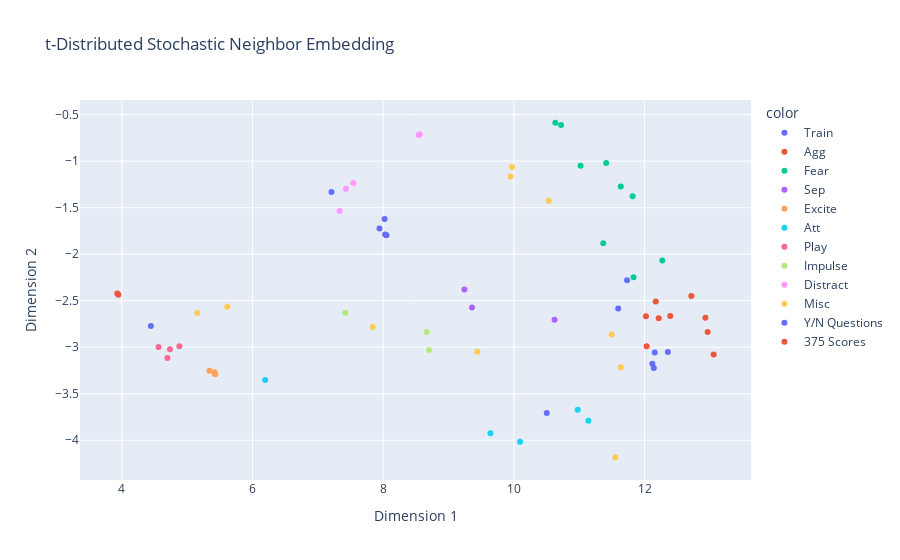

Notebook source saved alongside this figure:
### Code cell
px.scatter(x = tsne_X,
           y = tsne_Y,
           color = header_counts1,
           hover_name = list(master_imp_T.index),
           title = "t-Distributed Stochastic Neighbor Embedding",
           labels = {"x": "Dimension 1", "y": "Dimension 2"})

### Figure 1 — Plotly figure (JSON) as saved in the notebook; plotly's stock layout.template omitted (floating-point values rounded to 4 significant figures)
{"data": [{"hovertemplate": "<b>%{hovertext}</b><br><br>color=Train<br>Dimension 1=%{x}<br>Dimension 2=%{y}<extra></extra>", "hovertext": ["Train01", "Train02", "Train03", "Traino4", "Train05", "Train06"], "legendgroup": "Train", "marker": {"color": "#636efa", "symbol": "circle"}, "mode": "markers", "name": "Train", "orientation": "v", "showlegend": true, "type": "scatter", "x": [8.05, 8.03, 7.944, 8.022, 7.208, 4.444], "xaxis": "x", "y": [-1.796, -1.787, -1.723, -1.622, -1.331, -2.771], "yaxis": "y"}, {"hovertemplate": "<b>%{hovertext}</b><br><br>color=Agg<br>Dimension 1=%{x}<br>Dimension 2=%{y}<extra></extra>", "hovertext": ["Agg07", "Agg08", "Agg09", "Agg12", "Agg13", "Agg14", "Agg15", "Agg16", "Agg17"], "legendgroup": "Agg", "marker": {"color": "#EF553B", "symbol": "circle"}, "mode": "markers", "name": "Agg", "orientation": "v", "showlegend": true, "type": "scatter", "x": [12.17, 12.22, 12.03, 12.39, 12.02, 12.97, 13.06, 12.93, 12.72], "xaxis": "x", "y": [-2.509, -2.688, -2.99, -2.665, -2.666, -2.836, -3.079, -2.684, -2.448], "yaxis": "y"}, {"hovertemplate": "<b>%{hovertext}</b><br><br>color=Fear<br>Dimension 1=%{x}<br>Dimension 2=%{y}<extra></extra>", "hovertext": ["Fear18", "Fear19", "Fear21", "Fear22", "Fear23", "Fear24", "Fear25", "Fear26", "Fear27"], "legendgroup": "Fear", "marker": {"color": "#00cc96", "symbol": "circle"}, "mode": "markers", "name": "Fear", "orientation": "v", "showlegend": true, "type": "scatter", "x": [11.41, 10.72, 11.64, 11.02, 11.82, 12.27, 10.64, 11.37, 11.83], "xaxis": "x", "y": [-1.02, -0.6125, -1.273, -1.05, -1.378, -2.067, -0.5872, -1.882, -2.249], "yaxis": "y"}, {"hovertemplate": "<b>%{hovertext}</b><br><br>color=Sep<br>Dimension 1=%{x}<br>Dimension 2=%{y}<extra></extra>", "hovertext": ["Sep29", "Sep30", "Sep31"], "legendgroup": "Sep", "marker": {"color": "#ab63fa", "symbol": "circle"}, "mode": "markers", "name": "Sep", "orientation": "v", "showlegend": true, "type": "scatter", "x": [9.244, 9.36, 10.62], "xaxis": "x", "y": [-2.38, -2.573, -2.704], "yaxis": "y"}, {"hovertemplate": "<b>%{hovertext}</b><br><br>color=Excite<br>Dimension 1=%{x}<br>Dimension 2=%{y}<extra></extra>", "hovertext": ["Excite32", "Excite33", "Excite34", "Excite35"], "legendgroup": "Excite", "marker": {"color": "#FFA15A", "symbol": "circle"}, "mode": "markers", "name": "Excite", "orientation": "v", "showlegend": true, "type": "scatter", "x": [5.421, 5.432, 5.416, 5.341], "xaxis": "x", "y": [-3.288, -3.288, -3.269, -3.252], "yaxis": "y"}, {"hovertemplate": "<b>%{hovertext}</b><br><br>color=Att<br>Dimension 1=%{x}<br>Dimension 2=%{y}<extra></extra>", "hovertext": ["Att36", "Att37", "Att38", "Att39", "Att40"], "legendgroup": "Att", "marker": {"color": "#19d3f3", "symbol": "circle"}, "mode": "markers", "name": "Att", "orientation": "v", "showlegend": true, "type": "scatter", "x": [6.193, 10.09, 9.642, 10.98, 11.14], "xaxis": "x", "y": [-3.353, -4.016, -3.925, -3.672, -3.79], "yaxis": "y"}, {"hovertemplate": "<b>%{hovertext}</b><br><br>color=Play<br>Dimension 1=%{x}<br>Dimension 2=%{y}<extra></extra>", "hovertext": ["Play41", "Play42", "Play43", "Play44"], "legendgroup": "Play", "marker": {"color": "#FF6692", "symbol": "circle"}, "mode": "markers", "name": "Play", "orientation": "v", "showlegend": true, "type": "scatter", "x": [4.88, 4.697, 4.736, 4.561], "xaxis": "x", "y": [-2.991, -3.117, -3.023, -2.996], "yaxis": "y"}, {"hovertemplate": "<b>%{hovertext}</b><br><br>color=Impulse<br>Dimension 1=%{x}<br>Dimension 2=%{y}<extra></extra>", "hovertext": ["Impulse45", "Impulse46", "Impulse47"], "legendgroup": "Impulse", "marker": {"color": "#B6E880", "symbol": "circle"}, "mode": "markers", "name": "Impulse", "orientation": "v", "showlegend": true, "type": "scatter", "x": [7.419, 8.702, 8.666], "xaxis": "x", "y": [-2.629, -3.031, -2.837], "yaxis": "y"}, {"hovertemplate": "<b>%{hovertext}</b><br><br>color=Distract<br>Dimension 1=%{x}<br>Dimension 2=%{y}<extra></extra>", "hovertext": ["Distract48", "Distract49", "Distract50", "Distract51", "Distract52"], "legendgroup": "Distract", "marker": {"color": "#FF97FF", "symbol": "circle"}, "mode": "markers", "name": "Distract", "orientation": "v", "showlegend": true, "type": "scatter", "x": [7.333, 7.429, 7.544, 8.56, 8.544], "xaxis": "x", "y": [-1.535, -1.296, -1.234, -0.7115, -0.7176], "yaxis": "y"}, {"hovertemplate": "<b>%{hovertext}</b><br><br>color=Misc<br>Dimension 1=%{x}<br>Dimension 2=%{y}<extra></extra>", "hovertext": ["Misc-Basophob", "Misc-Basophob.1", "Misc-Basophob.2", "Misc-Marking61", "Misc-Hyper62", "Misc-Energy63", "Misc-Energy64", "Misc-ChaseTail65", "Misc-ChaseLights66", "Misc-Bark67"], "legendgroup": "Misc", "marker": {"color": "#FECB52", "symbol": "circle"}, "mode": "markers", "name": "Misc", "orientation": "v", "showlegend": true, "type": "scatter", "x": [9.971, 10.53, 9.949, 11.55, 7.839, 5.614, 5.155, 11.64, 11.5, 9.442], "xaxis": "x", "y": [-1.063, -1.427, -1.166, -4.183, -2.783, -2.564, -2.633, -3.215, -2.864, -3.049], "yaxis": "y"}, {"hovertemplate": "<b>%{hovertext}</b><br><br>color=Y/N Questions<br>Dimension 1=%{x}<br>Dimension 2=%{y}<extra></extra>", "hovertext": ["Capable to work in all TSA required areas? ", "Aggressive to people?", "Aggressive to animals?", "Panting Issue?", "Stamina Issue?", "Distraction Issue?", "Environmental Issue?"], "legendgroup": "Y/N Questions", "marker": {"color": "#636efa", "symbol": "circle"}, "mode": "markers", "name": "Y/N Questions", "orientation": "v", "showlegend": true, "type": "scatter", "x": [10.5, 12.16, 12.36, 12.12, 12.14, 11.6, 11.73], "xaxis": "x", "y": [-3.708, -3.057, -3.052, -3.177, -3.222, -2.585, -2.279], "yaxis": "y"}, {"hovertemplate": "<b>%{hovertext}</b><br><br>color=375 Scores<br>Dimension 1=%{x}<br>Dimension 2=%{y}<extra></extra>", "hovertext": ["PACE#", "DRIVE#"], "legendgroup": "375 Scores", "marker": {"color": "#EF553B", "symbol": "circle"}, "mode": "markers", "name": "375 Scores", "orientation": "v", "showlegend": true, "type": "scatter", "x": [3.947, 3.93], "xaxis": "x", "y": [-2.435, -2.422], "yaxis": "y"}], "layout": {"legend": {"title": {"text": "color"}, "tracegroupgap": 0}, "title": {"text": "t-Distributed Stochastic Neighbor Embedding"}, "xaxis": {"anchor": "y", "domain": [0, 1], "title": {"text": "Dimension 1"}}, "yaxis": {"anchor": "x", "domain": [0, 1], "title": {"text": "Dimension 2"}}}}
